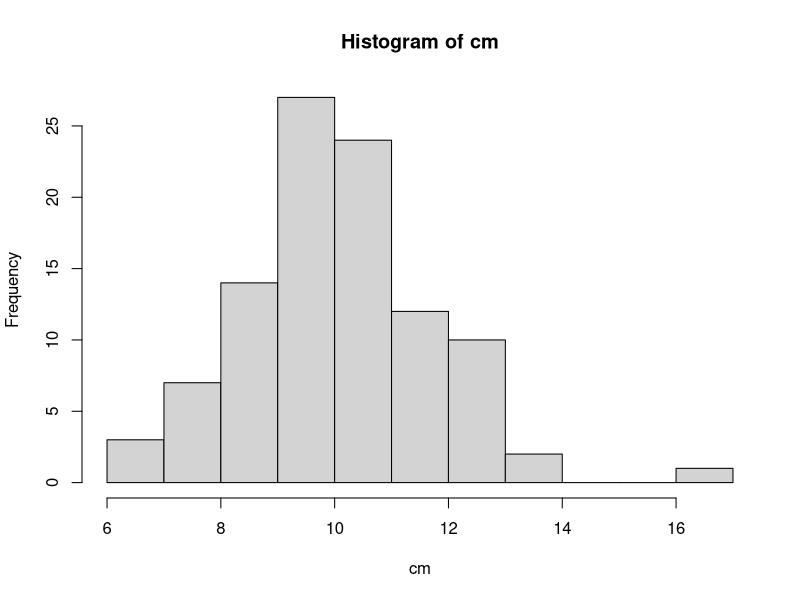

The R script that drew this image:
?sample
#here you can simulate rolling a six sided dice four times, this tells R to randomly select 4 numbers between 1 and 6 and these numbers can be repeated (replace=T), the replace is off by default.
sample(1:6, 4, replace=TRUE)
sample(1:20, 10)
#the sample() function can be also used to rearrange the elements of a vector randomly. this is equivilant to taking a sample of size 26 from LETTERS without replacement
sample(LETTERS)
#this gives an unfair coin toss, you are sampling c(0, 1) with the probablity of 0 = 0.3 and the probablity of 1 = 0.7, the toss is happening 100 times. don't forget to allows replacement= TRUE, otherwise the vector will be too small to draw the sample from
flips <- sample(c(0, 1), 100, replace= TRUE, prob = c(0.3, 0.7))
flips
sum(flips)
#this generates a binomial distribution with one vector that has a probablity of success 0.7 . keep in mind that this is a probablity to get a 1, not a 0 !! 
rbinom(1, size = 100, prob = 0.7)

flips2 <- rbinom(100, size = 1, prob = 0.7)
flips2
sum(flips2)
?rnorm
rnorm(10)
rnorm(10, mean = 100, sd = 25)
?rpois
rpois(5, lambda = 10)
#replicate repeats a certain operation n times (as much as you wish)
my_pois <- replicate(100, rpois(5, 10))
my_pois
cm <- colMeans(my_pois)
hist(cm)
